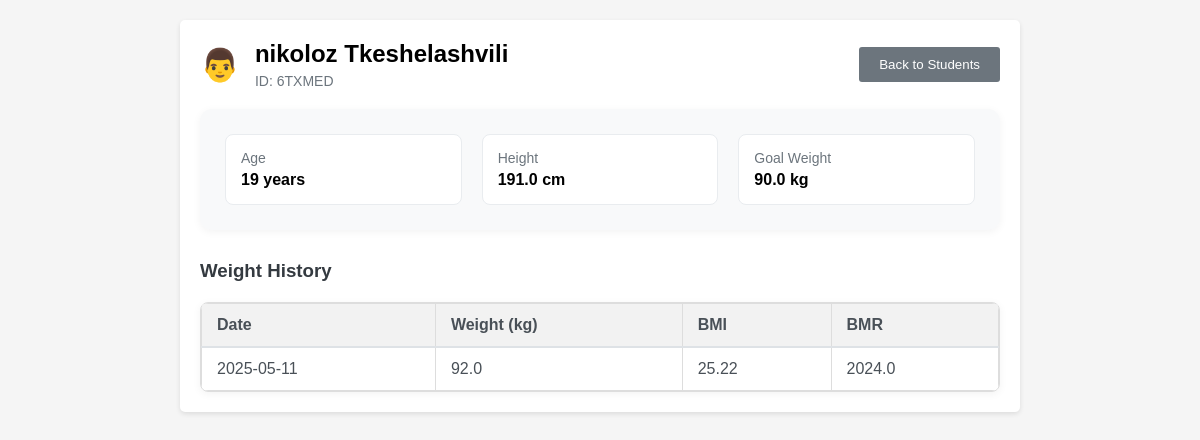
The page /student_details/1 (signed in) on the database its author committed.
### app.py (models this page shows)
class Student(db.Model):
    id = db.Column(db.Integer, primary_key=True)
    unique_id = db.Column(db.String(6), unique=True, nullable=False)
    name = db.Column(db.String(50), nullable=False)
    surname = db.Column(db.String(50), nullable=False)
    email = db.Column(db.String(120), unique=True, nullable=False)
    birth_date = db.Column(db.Date, nullable=False)
    height = db.Column(db.Float, nullable=False)
    weight = db.Column(db.Float, nullable=False)
    gender = db.Column(db.String(10), nullable=False)
    goal_weight = db.Column(db.Float, nullable=False)
    password = db.Column(db.String(120), nullable=False)
    weight_records = db.relationship('WeightRecord', backref='student', lazy=True)

class WeightRecord(db.Model):
    id = db.Column(db.Integer, primary_key=True)
    student_id = db.Column(db.Integer, db.ForeignKey('student.id'), nullable=False)
    date = db.Column(db.Date, default=datetime.utcnow)
    weight = db.Column(db.Float, nullable=False)
    bmi = db.Column(db.Float, nullable=False)
    bmr = db.Column(db.Float, nullable=False)

### app.py (the view)
@app.route('/student_details/<int:student_id>')
def student_details(student_id):
    if 'instructor_id' not in session:
        return redirect(url_for('home'))
    instructor = Instructor.query.get(session['instructor_id'])
    relation = StudentInstructor.query.filter_by(
        student_id=student_id,
        instructor_id=instructor.id
    ).first()
    if not relation:
        flash('Access denied!', 'error')
        return redirect(url_for('instructor_students'))
    student = Student.query.get(student_id)
    weight_records = WeightRecord.query.filter_by(student_id=student_id).all()
    from datetime import date as date_obj
    return render_template('student_details.html', student=student, weight_records=weight_records, date=date_obj)

### templates/student_details.html (shortened to what this page needs)
{% extends "base.html" %}
{% block content %}
<div class="header">
    <div style="display: flex; align-items: center; gap: 15px;">
        <div style="font-size: 32px;">
            {% if student.gender|lower == 'male' %}
            👨
            {% else %}
            👩
            {% endif %}
        </div>
        <div>
            <h2 style="margin: 0;">{{ student.name }} {{ student.surname }}</h2>
            <p style="margin: 5px 0 0 0; color: #6c757d; font-size: 14px;">ID: {{ student.unique_id }}</p>
        </div>
    </div>
    <div>
        <a href="{{ url_for('instructor_students') }}">
            <button style="background-color: #6c757d;">Back to Students</button>
        </a>
    </div>
</div>
<div style="background-color: #f8f9fa; border-radius: 12px; padding: 25px; margin-bottom: 30px; box-shadow: 0 2px 8px rgba(0,0,0,0.05);">
    <div style="display: grid; grid-template-columns: repeat(auto-fit, minmax(200px, 1fr)); gap: 20px;">
        <div style="background-color: white; padding: 15px; border-radius: 8px; border: 1px solid #e9ecef;">
            <p style="margin: 0; color: #6c757d; font-size: 14px;">Age</p>
            <p style="margin: 5px 0 0 0; font-weight: bold; font-size: 16px;">{{ (date.today() - student.birth_date).days // 365 }} years</p>
        </div>
        <div style="background-color: white; padding: 15px; border-radius: 8px; border: 1px solid #e9ecef;">
            <p style="margin: 0; color: #6c757d; font-size: 14px;">Height</p>
            <p style="margin: 5px 0 0 0; font-weight: bold; font-size: 16px;">{{ student.height }} cm</p>
        </div>
        <div style="background-color: white; padding: 15px; border-radius: 8px; border: 1px solid #e9ecef;">
            <p style="margin: 0; color: #6c757d; font-size: 14px;">Goal Weight</p>
            <p style="margin: 5px 0 0 0; font-weight: bold; font-size: 16px;">{{ student.goal_weight }} kg</p>
        </div>
    </div>
</div>
<h3 style="margin-bottom: 20px; color: #343a40;">Weight History</h3>
<div style="overflow-y: auto; max-height: 400px; border: 1px solid #ddd; border-radius: 8px; box-shadow: 0 2px 8px rgba(0,0,0,0.05);">
    <table style="margin: 0; width: 100%;">
        <thead style="position: sticky; top: 0; background-color: #f8f9fa; z-index: 1;">
            <tr>
                <th style="padding: 12px 15px; text-align: left; font-weight: 600; color: #495057; border-bottom: 2px solid #dee2e6;">Date</th>
                <th style="padding: 12px 15px; text-align: left; font-weight: 600; color: #495057; border-bottom: 2px solid #dee2e6;">Weight (kg)</th>
                <th style="padding: 12px 15px; text-align: left; font-weight: 600; color: #495057; border-bottom: 2px solid #dee2e6;">BMI</th>
                <th style="padding: 12px 15px; text-align: left; font-weight: 600; color: #495057; border-bottom: 2px solid #dee2e6;">BMR</th>
            </tr>
        </thead>
        <tbody>
            {% for record in weight_records|reverse %}
            <tr style="border-bottom: 1px solid #f1f3f4;">
                <td style="padding: 12px 15px; color: #495057;">{{ record.date.strftime('%Y-%m-%d') }}</td>
                <td style="padding: 12px 15px; color: #495057;">{{ record.weight }}</td>
                <td style="padding: 12px 15px; color: #495057;">{{ record.bmi }}</td>
                <td style="padding: 12px 15px; color: #495057;">{{ record.bmr }}</td>
            </tr>
            {% endfor %}
        </tbody>
    </table>
</div>
{% endblock %}

### templates/base.html (style rules this page uses)
body { font-family: Arial, sans-serif; margin: 20px; background-color: #f5f5f5; }
.header { display: flex; align-items: center; justify-content: space-between; margin-bottom: 20px; }
table { width: 100%; border-collapse: collapse; margin-top: 20px; }
th, td { padding: 10px; text-align: left; border: 1px solid #ddd; }
th { background-color: #f2f2f2; }
button { background-color: #007bff; color: white; padding: 10px 20px; border: none; border-radius: 3px; cursor: pointer; }
thead th { position: sticky; top: 0; background-color: #f2f2f2; z-index: 1; }

### rows shown on the page
Student: name "nikoloz", surname "Tkeshelashvili", unique_id "6TXMED", height "191.0", goal_weight "90.0"
WeightRecord: date "2025-05-11", weight "92.0", bmi "25.22", bmr "2024.0"
